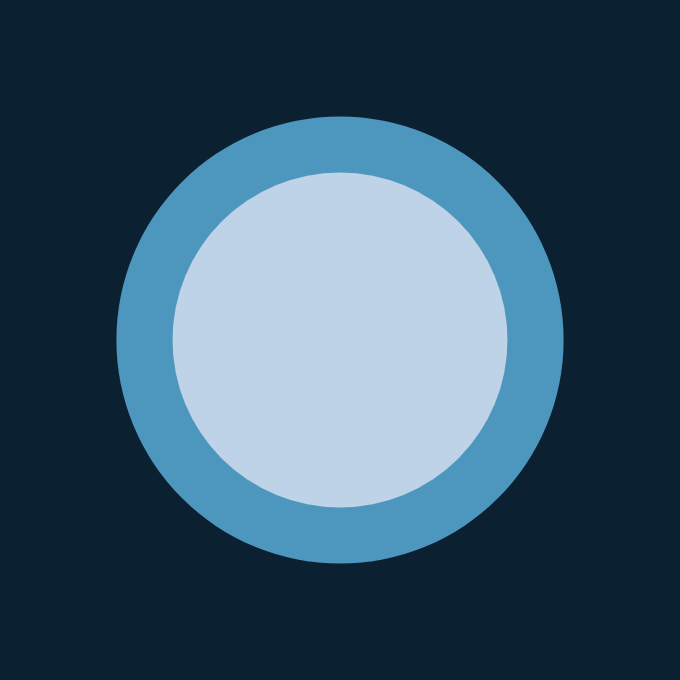

Source (notebook cell):
### Code cell
# main chart (background)
color_scale = alt.Scale(domain=['1980', '2022'], range=['#4d96bd', '#c4d6ea'])

chart = alt.Chart(df).mark_circle(opacity=1).encode(
    x=alt.X('x', title=None, scale=alt.Scale(domain=[0, 2]), axis=None),
    y=alt.Y('y', title=None, scale=alt.Scale(domain=[0, 2]), axis=None),
    size=alt.Size('arcticSeaIceExtent', scale=alt.Scale(range=[0, 200000]), legend=None),
    color=alt.Color('year', scale=color_scale, legend=None),
    tooltip = 'tooltip'
).properties(
    width=600,
    height=600
).configure(
    padding={"left": 40, "top": 40, "right": 40, "bottom": 40},
    background='#0b2031'
).configure_view(
    strokeWidth=0
)

chart

### Figure 1 — Vega-Lite specification as saved in the notebook (floating-point values rounded to 4 significant figures)
{"config": {"view": {"continuousWidth": 400, "continuousHeight": 300, "strokeWidth": 0}, "background": "#0b2031", "padding": {"left": 40, "top": 40, "right": 40, "bottom": 40}}, "data": {"name": "data-e19db59a207b323e07660bf9b59ba356"}, "mark": {"type": "circle", "opacity": 1}, "encoding": {"color": {"field": "year", "legend": null, "scale": {"domain": ["1980", "2022"], "range": ["#4d96bd", "#c4d6ea"]}, "type": "quantitative"}, "size": {"field": "arcticSeaIceExtent", "legend": null, "scale": {"range": [0, 200000]}, "type": "quantitative"}, "tooltip": {"field": "tooltip", "type": "nominal"}, "x": {"axis": null, "field": "x", "scale": {"domain": [0, 2]}, "title": null, "type": "quantitative"}, "y": {"axis": null, "field": "y", "scale": {"domain": [0, 2]}, "title": null, "type": "quantitative"}}, "height": 600, "width": 600, "$schema": "https://vega.github.io/schema/vega-lite/v4.17.0.json", "datasets": {"data-e19db59a207b323e07660bf9b59ba356": [{"year": 1980, "arcticSeaIceExtent": 8.2, "tooltip": "arctic sea ice in 1980: 8.2 Million km2", "x": 1, "y": 1}, {"year": 2020, "arcticSeaIceExtent": 4.6, "tooltip": "arctic sea ice in 2020: 4.6 Million km2", "x": 1, "y": 1}]}}
